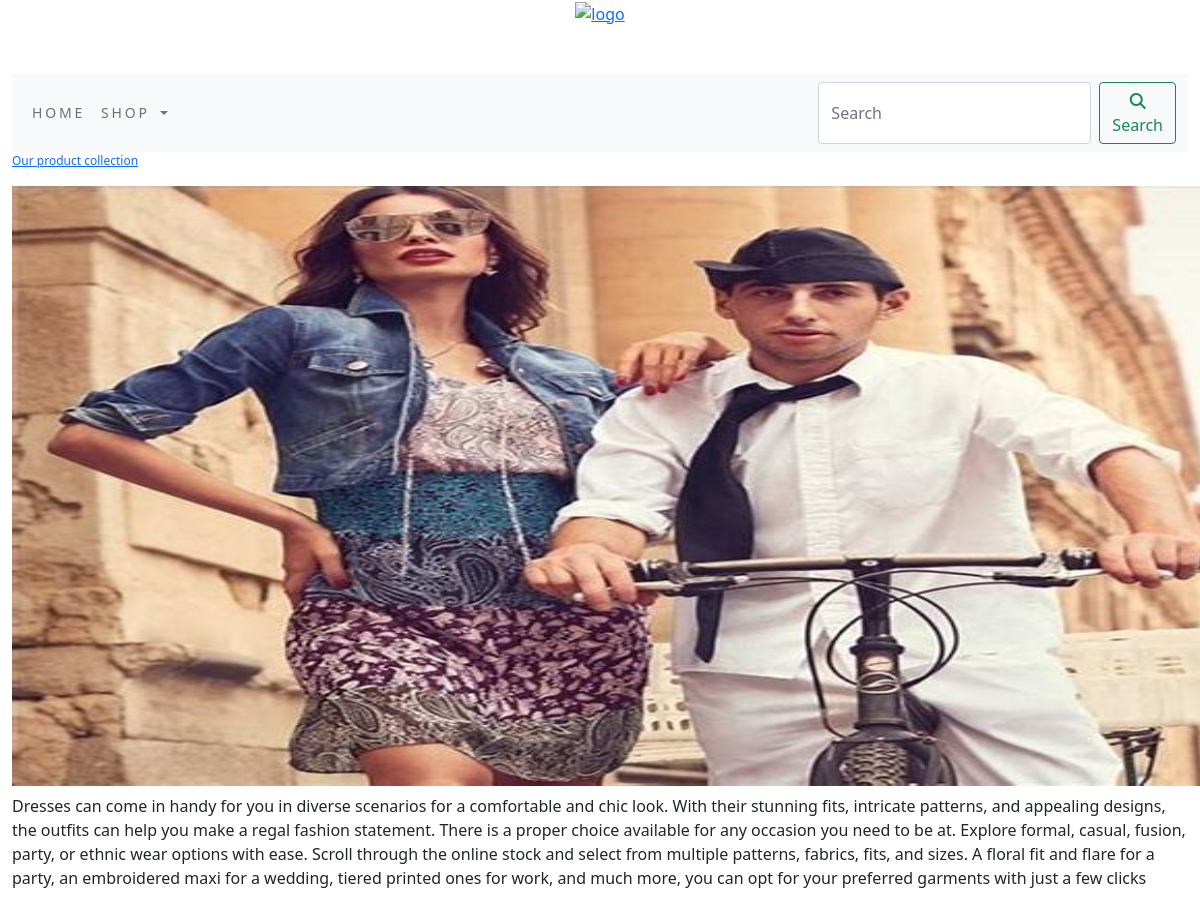
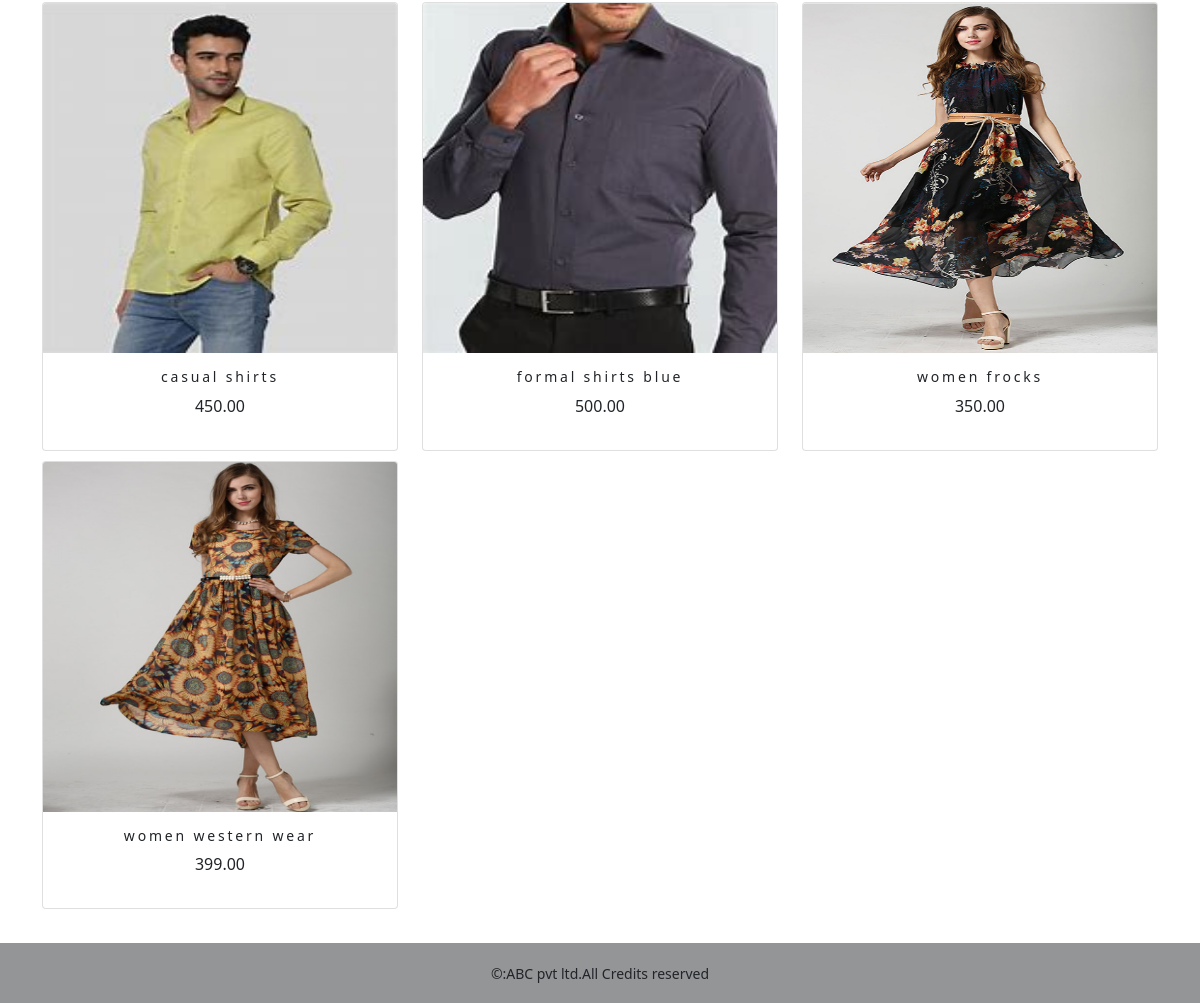
/shop/dress/, run on the app's committed database (2 pictures, top to bottom).
### shopapp/models.py (models this page shows, shortened)
class category(models.Model):
    name=models.CharField(max_length=250,unique=True)
    slug=models.CharField(max_length=250,unique=True)
    description=models.TextField(blank=True)
    image=models.ImageField(upload_to='category',blank=True)
    class Meta:
        ordering=('name',)
        verbose_name='category'
        verbose_name_plural='categories'
    def get_urls(self):
        return reverse('shopapp:products_by_category',args=[self.slug])

class product(models.Model):
    name = models.CharField(max_length=250, unique=True)
    slug = models.CharField(max_length=250, unique=True)
    description = models.TextField(blank=True)
    price=models.DecimalField(max_digits=10,decimal_places=2)
    category=models.ForeignKey(category,on_delete=models.CASCADE)
    image = models.ImageField(upload_to='product', blank=True)
    stock=models.IntegerField()
    available=models.BooleanField(default=True)
    created=models.DateTimeField(auto_now_add=True)
    updated=models.DateTimeField(auto_now=True)
    class Meta:
        ordering = ('name',)
        verbose_name = 'product'
        verbose_name_plural = 'products'
    def get_url(self):
        return reverse('shopapp:product_category_detail',args=[self.category.slug,self.slug])

### shopapp/views.py (the view)
# urls.py: path('',views.allprocat,name='allprocat'),
def allprocat(request,c_slug=None):
    c_page=None
    products_list=None
    if c_slug!=None:
        c_page=get_object_or_404(category,slug=c_slug)
        products_list=product.objects.all().filter(category=c_page,available=True)
    else:
        products_list=product.objects.all().filter(available=True)
    paginator=Paginator(products_list,9)
    try:
        page=int(request.GET.get('page','1'))
    except:
        page=1
    try:
        products=paginator.page(page)
    except (EmptyPage,InvalidPage):
        products=paginator.page(paginator.num_pages)
    return render(request,"category.html",{'category':c_page,'products':products})

### cart_app/context_processors.py (called while the page is built)
def counter(request):
    item_count=0
    if 'admin' in request.path:
        return {}
    else:
        try:
            cart=Cart_tb.objects.filter(cart_id=_cart_id(request))
            cart_items=Cartitem.objects.all().filter(cart=cart[:1])
            for cart_item in cart_items:
                item_count += cart_item.quantity
        except Cart_tb.DoesNotExist:
            item_count=0
    return dict(item_count=item_count)

### cart_app/views.py (called while the page is built)
def _cart_id(request):
    cart=request.session.session_key
    if not cart:
        cart=request.session.create()
    return cart

### shopapp/context_processors.py (called while the page is built)
def menu_links(request):
    links=category.objects.all()
    return dict(links=links)

### templates/category.html (shortened to what this page needs)
{% extends 'base.html' %}
{% load static %}
{% block content %}
{% if category %}
    <div>
        <div class="row my_row_class">
            <div class="mx-auto">
            <p><a href="{% url 'shopapp:allprocat' %}">Our product collection</a></p>
        </div>
        </div>
    </div>
{% endif %}
<div class="mx-auto">
    {% if category %}
        <img class="my_image" src="{{category.image.url}}" alt="{{category.name}}" width="1200" height="600">
    <br>
</div>
<div>
    <p class="text-justify">{{category.description}}</p>
</div>
{% endif %}
<div class="container">
    <div class="row mx_auto">
        {% for product in products.object_list %}
        <div class="my_bottom_margin col-9 col-sm-12 col-md-4 col-lg-4">
            <div class="card text-center" style="min-width:18rem;">
            <a href="{{product.get_url}}"><img class="card-img-top my_image" src="{{product.image.url}}" alt="{{product.name}}" width="350" height="350"></a>
            <div class="card-body">
                <h4>{{product.name}}</h4>
                <p>{{product.price}}</p>
            </div>
            </div>
        </div>
        {% endfor %}
    </div>
    <br>
</div>
{% endblock %}

### templates/base.html (shortened to what this page needs)
{% load static %}
<!DOCTYPE html>
<html lang="en">
<head>
    <link rel="stylesheet" href="{% static 'css/custom.css' %}">
     <link href="{% static 'css/bootstrap.min.css' %}" rel="stylesheet">
</head>
<body>
<div class="container-fluid">
{% include 'header.html' %}
{% include 'navbar.html' %}
{% block content %}
    {% endblock %}
    </div>
{% include 'footer.html' %}
</body>
</html>

### templates/header.html
{% load static %}
<header>
    <center><a href="{% url 'shopapp:allprocat' %}"><img src="{% static 'img/logo.png' %}" alt="logo" width="100px" height="100px" ></a></center><br><br>
</header>

### templates/navbar.html (shortened to what this page needs)
<nav class="navbar navbar-expand-lg navbar-light bg-light">
  <div class="container-fluid">
    <div class="collapse navbar-collapse" id="navbarSupportedContent">
      <ul class="navbar-nav me-auto mb-2 mb-lg-0">
        <li class="nav-item">
          <a class="nav-link" href="{% url 'shopapp:allprocat' %}">Home</a>
        </li>
        <li class="nav-item dropdown {% if 'shopapp' in request.path %} active {% endif %} ">
          <a class="nav-link dropdown-toggle" href="#" id="navbarDropdown" role="button" data-bs-toggle="dropdown" aria-expanded="false">
            shop
          </a>
        </li>
      </ul>
      <form class="d-flex" action="{% url 'search_app:searchresult' %}" method="get">
        <input class="form-control me-2" type="search" name="q" placeholder="Search" aria-label="Search">
        <button class="btn btn-outline-success" type="submit"><i class="fa-solid fa-magnifying-glass"></i>Search</button>
      </form>
    </div>
  </div>
</nav>

### templates/footer.html
<div class="footer navbar-fixed-bottom my_footer">
    <p class="text-center">&copy:ABC pvt ltd.All Credits reserved</p>
</div>

### static/css/custom.css (style rules this page uses)
body { font-family:'Roboto', sans-serif; }
.nav-item { letter-spacing:.2em; font-size:14px; text-transform:uppercase; }
.my_footer { background-color:#949596; height:60px; }
.my_footer p { padding-top:20px; font-size:14px; }
.my_row_class { padding-top=15px; }
.my_row_class .mx-auto { color:#000; font-size:12px; }
.my_image { width=100%; height=auto; }
.my_bottom_margin { margin-bottom:10px; }
.card-body h4 { font-size:14px; text_transform:uppercase; letter-spacing:.2em; }

### data on the page
category: image (picture), description "Dresses can come in handy for you in diverse scenarios for a comfortable and chic look. With their stunning fits, intricate patterns, and appealing designs, the outfits can help you make a regal fashion statement. There is a proper choice available for any occasion you need to be at. Explore formal, casual, fusion, party, or ethnic wear options with ease. Scroll through the online stock and select from multiple patterns, fabrics, fits, and sizes. A floral fit and flare for a party, an embroidered maxi for a wedding, tiered printed ones for work, and much more, you can opt for your preferred garments with just a few clicks"
product: image (picture), name "casual shirts", price "450.00"
product: image (picture), name "formal shirts blue", price "500.00"
product: image (picture), name "women frocks", price "350.00"
product: image (picture), name "women western wear", price "399.00"
